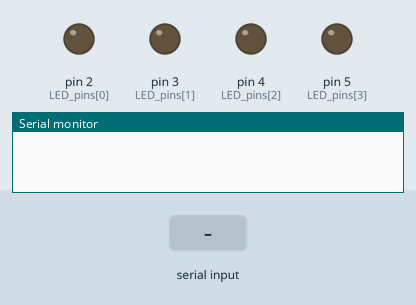
This sketch was run on a simulated Arduino Mega 2560, built with avr-gcc and run on an emulated ATmega2560. On the bench: output pins drawn as LEDs (lit = HIGH), the last lines printed to the serial monitor. The test bench sets the inputs (shaded band).

Above: at 1.2 s.
1.3 s: "1" received over the second serial link
At 2.2 s:
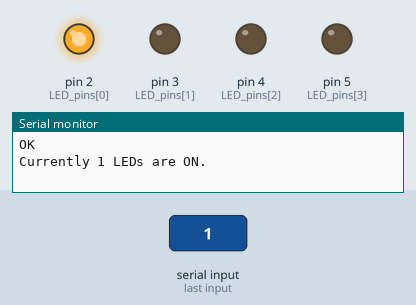
2.8 s: "1" received over the second serial link
At 3.3 s:
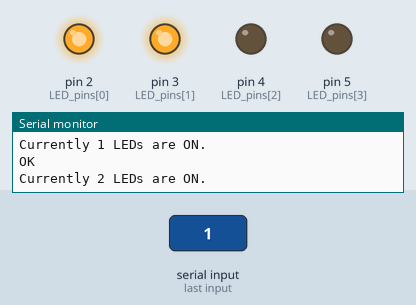
Timing chart, 0 to 5.8 s (numbered marks = the images above; inputs shaded):
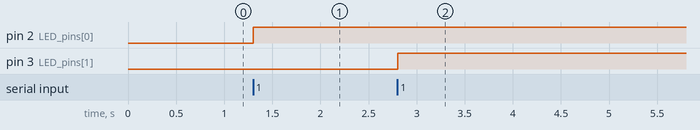

The sketch:

LAB10_1_1_201824447.ino
```cpp
int LED_pins[] = {2, 3, 4, 5};
int num_LED = 0; // 켜져 있는 LED 개수
int delta = 1; // LED 개수 증감

void setup() {
  Serial.begin(9600); // 컴퓨터와의 시리얼 연결
  Serial1.begin(9600); // 우노와의 시리얼 연결
  for (int i = 0; i < 4; i++) {
    pinMode(LED_pins[i], OUTPUT);
    digitalWrite(LED_pins[i], LOW);
  }
}

void loop() {
  if (Serial1.available()) { // 우노로부터 데이터 수신
    char data = Serial1.read();
    Serial.println("OK");
    if (data == '1') {
      num_LED += delta;
      if (num_LED == 5) {
        delta = -1;
        num_LED = 3;
      }
      else if (num_LED == -1) {
        delta = 1;
        num_LED = 1;
      }
      Serial.print("Currently ");
      Serial.print(num_LED);
      Serial.println(" LEDs are ON.");
      for (int i = 0; i < 4; i++) { // LED 출력
        if (i < num_LED)
          digitalWrite(LED_pins[i], HIGH);
        else
          digitalWrite(LED_pins[i], LOW);
      }
    }
  }
}
```

Measured:
- after the input at 1.3 s, pin 2 (LED_pins[0]): LOW → HIGH at once
- after the input at 2.8 s, pin 3 (LED_pins[1]): LOW → HIGH at once
